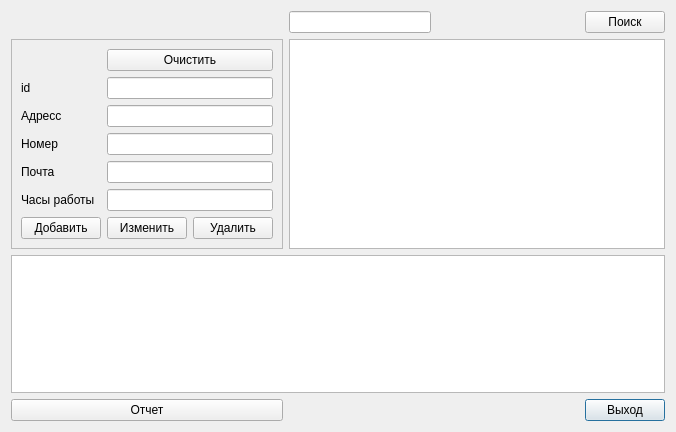
<?xml version="1.0" encoding="UTF-8"?>
<ui version="4.0">
 <class>onb2</class>
 <widget class="QDialog" name="onb2">
  <property name="geometry">
   <rect>
    <x>0</x>
    <y>0</y>
    <width>676</width>
    <height>432</height>
   </rect>
  </property>
  <property name="windowTitle">
   <string>Dialog</string>
  </property>
  <layout class="QGridLayout" name="gridLayout_2">
   <item row="1" column="1" colspan="3">
    <widget class="QTableWidget" name="tw"/>
   </item>
   <item row="0" column="1">
    <widget class="QLineEdit" name="leSearch"/>
   </item>
   <item row="4" column="3">
    <widget class="QPushButton" name="btnExit">
     <property name="text">
      <string>Выход</string>
     </property>
    </widget>
   </item>
   <item row="0" column="2">
    <spacer name="horizontalSpacer">
     <property name="orientation">
      <enum>Qt::Horizontal</enum>
     </property>
     <property name="sizeHint" stdset="0">
      <size>
       <width>40</width>
       <height>20</height>
      </size>
     </property>
    </spacer>
   </item>
   <item row="3" column="0" colspan="4">
    <widget class="QTextEdit" name="teResult">
     <property name="readOnly">
      <bool>true</bool>
     </property>
    </widget>
   </item>
   <item row="1" column="0">
    <widget class="QFrame" name="frame">
     <property name="frameShape">
      <enum>QFrame::StyledPanel</enum>
     </property>
     <property name="frameShadow">
      <enum>QFrame::Plain</enum>
     </property>
     <layout class="QGridLayout" name="gridLayout">
      <item row="0" column="2" colspan="2">
       <widget class="QPushButton" name="btn4">
        <property name="text">
         <string>Очистить</string>
        </property>
       </widget>
      </item>
      <item row="7" column="2">
       <widget class="QPushButton" name="btn2">
        <property name="text">
         <string>Изменить</string>
        </property>
       </widget>
      </item>
      <item row="7" column="0" colspan="2">
       <widget class="QPushButton" name="btn1">
        <property name="text">
         <string>Добавить</string>
        </property>
       </widget>
      </item>
      <item row="2" column="0">
       <widget class="QLabel" name="lbFinishdata">
        <property name="text">
         <string>Адресс</string>
        </property>
       </widget>
      </item>
      <item row="6" column="0">
       <widget class="QLabel" name="label_2">
        <property name="text">
         <string>Часы работы</string>
        </property>
       </widget>
      </item>
      <item row="3" column="0">
       <widget class="QLabel" name="lbPrice">
        <property name="text">
         <string>Номер</string>
        </property>
       </widget>
      </item>
      <item row="7" column="3">
       <widget class="QPushButton" name="btn3">
        <property name="text">
         <string>Удалить</string>
        </property>
       </widget>
      </item>
      <item row="4" column="0">
       <widget class="QLabel" name="label">
        <property name="text">
         <string>Почта</string>
        </property>
       </widget>
      </item>
      <item row="4" column="2" colspan="2">
       <widget class="QLineEdit" name="le4"/>
      </item>
      <item row="6" column="2" colspan="2">
       <widget class="QLineEdit" name="le5"/>
      </item>
      <item row="3" column="2" colspan="2">
       <widget class="QLineEdit" name="le3"/>
      </item>
      <item row="2" column="2" colspan="2">
       <widget class="QLineEdit" name="le2"/>
      </item>
      <item row="1" column="0">
       <widget class="QLabel" name="lbStartdata">
        <property name="text">
         <string>id</string>
        </property>
       </widget>
      </item>
      <item row="1" column="2" colspan="2">
       <widget class="QLineEdit" name="le1"/>
      </item>
     </layout>
    </widget>
   </item>
   <item row="4" column="0">
    <widget class="QPushButton" name="btnReport">
     <property name="text">
      <string>Отчет</string>
     </property>
    </widget>
   </item>
   <item row="0" column="3">
    <widget class="QPushButton" name="btnSearch">
     <property name="text">
      <string>Поиск</string>
     </property>
    </widget>
   </item>
  </layout>
 </widget>
 <resources/>
 <connections/>
</ui>
